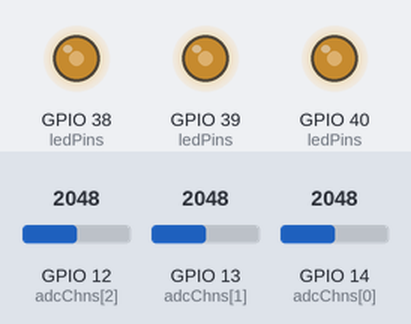
Bench run of a sketch on a simulated ESP32. Parts: output pins drawn as LEDs (lit = HIGH). The test bench sets the inputs (shaded band); at power-on: GPIO 12 (adcChns[2]) = 2048, GPIO 13 (adcChns[1]) = 2048, GPIO 14 (adcChns[0]) = 2048.

Above: at 1.2 s.
1.3 s: GPIO 12 (adcChns[2]) set to 1228
At 2.4 s:
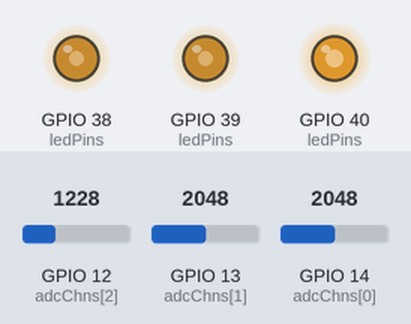
2.8 s: GPIO 13 (adcChns[1]) set to 1228
At 3.3 s:
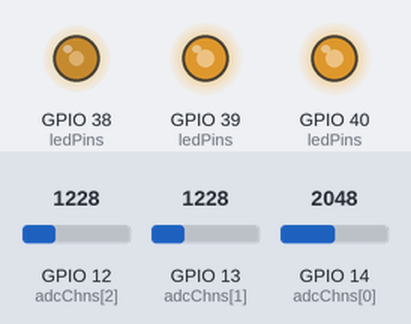
4.3 s: GPIO 14 (adcChns[0]) set to 1228
At 4.7 s:
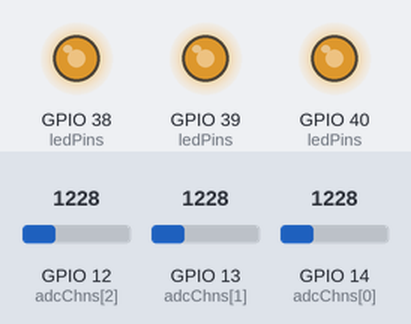
5.8 s: GPIO 12 (adcChns[2]) set to 491
At 6.8 s:
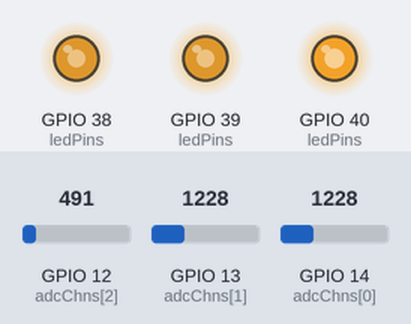
7.3 s: GPIO 13 (adcChns[1]) set to 491
At 8.1 s:
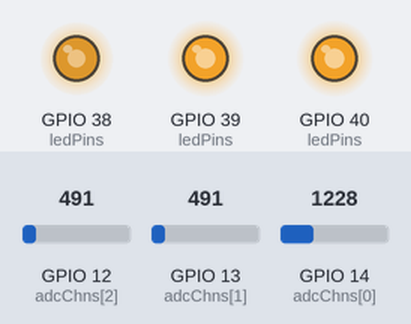
8.8 s: GPIO 14 (adcChns[0]) set to 491
At 9.1 s:
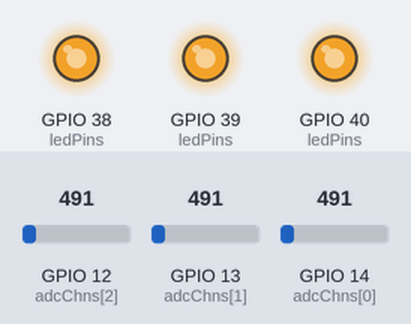
Timing chart, 0 to 11.3 s (numbered marks = the images above; inputs shaded):
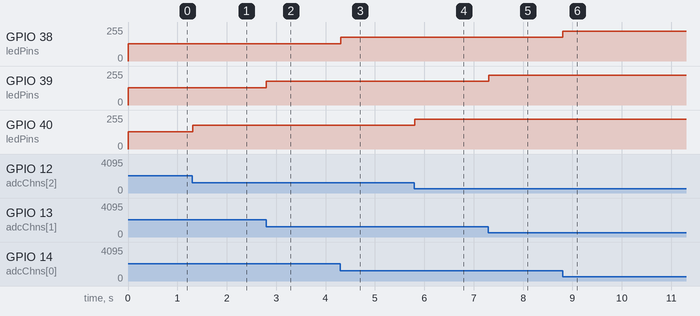

Measured:
- after the input at 1.3 s, GPIO 40 (ledPins): 128/255 → 179/255 at once
- after the input at 2.8 s, GPIO 39 (ledPins): 128/255 → 179/255 at once
- after the input at 4.3 s, GPIO 38 (ledPins): 128/255 → 179/255 at once
- after the input at 5.8 s, GPIO 40 (ledPins): 179/255 → 225/255 at once
- after the input at 7.3 s, GPIO 39 (ledPins): 179/255 → 225/255 at once
- after the input at 8.8 s, GPIO 38 (ledPins): 179/255 → 225/255 at once

The sketch:

10.2_SoftColorfulLight.ino
```cpp
const byte adcChns[] = {14, 13, 12};    // define the adc channels
const byte ledPins[] = {38, 39, 40};    // define led pins
const byte pwmChns[] = { 0,  1,  2};    // define the pwm channels
int colors[] = {0, 0, 0};               // red, green ,blue values of color.

void setup() {
  for (int i = 0; i < 3; i++) {         //setup the pwm channels
    ledcAttachChannel(ledPins[i], 1000, 8, pwmChns[i]);//1KHz, 8bit(0-255).
  }
}

void loop() {
  for (int i = 0; i < 3; i++) {
    colors[i] = map(analogRead(adcChns[i]), 0, 4096, 0, 255); //calculate color value.
    ledcWrite(ledPins[i], 256 - colors[i]);                   //set color
  }
  delay(10);
}
```
